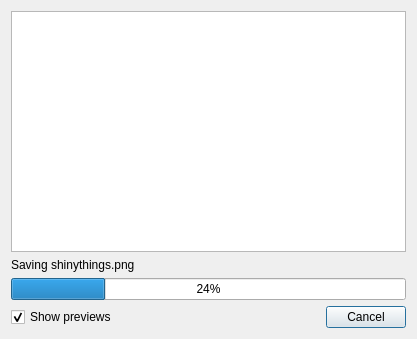
<?xml version="1.0" encoding="UTF-8"?>
<ui version="4.0">
 <class>MovieProgressDialog</class>
 <widget class="QDialog" name="MovieProgressDialog">
  <property name="geometry">
   <rect>
    <x>0</x>
    <y>0</y>
    <width>417</width>
    <height>339</height>
   </rect>
  </property>
  <property name="windowTitle">
   <string>Creating movie...</string>
  </property>
  <layout class="QVBoxLayout" name="verticalLayout">
   <item>
    <widget class="QGraphicsView" name="graphicsView">
     <property name="verticalScrollBarPolicy">
      <enum>Qt::ScrollBarAlwaysOff</enum>
     </property>
     <property name="horizontalScrollBarPolicy">
      <enum>Qt::ScrollBarAlwaysOff</enum>
     </property>
    </widget>
   </item>
   <item>
    <widget class="QLabel" name="label">
     <property name="text">
      <string>Saving shinythings.png</string>
     </property>
    </widget>
   </item>
   <item>
    <widget class="QProgressBar" name="progressBar">
     <property name="value">
      <number>24</number>
     </property>
    </widget>
   </item>
   <item>
    <layout class="QHBoxLayout" name="horizontalLayout">
     <item>
      <widget class="QCheckBox" name="checkBox">
       <property name="text">
        <string>Show previews</string>
       </property>
       <property name="checked">
        <bool>true</bool>
       </property>
      </widget>
     </item>
     <item>
      <spacer name="horizontalSpacer">
       <property name="orientation">
        <enum>Qt::Horizontal</enum>
       </property>
       <property name="sizeHint" stdset="0">
        <size>
         <width>40</width>
         <height>20</height>
        </size>
       </property>
      </spacer>
     </item>
     <item>
      <widget class="QDialogButtonBox" name="buttonBox">
       <property name="sizePolicy">
        <sizepolicy hsizetype="Expanding" vsizetype="Fixed">
         <horstretch>0</horstretch>
         <verstretch>0</verstretch>
        </sizepolicy>
       </property>
       <property name="orientation">
        <enum>Qt::Horizontal</enum>
       </property>
       <property name="standardButtons">
        <set>QDialogButtonBox::Cancel</set>
       </property>
      </widget>
     </item>
    </layout>
   </item>
  </layout>
 </widget>
 <resources/>
 <connections/>
</ui>
